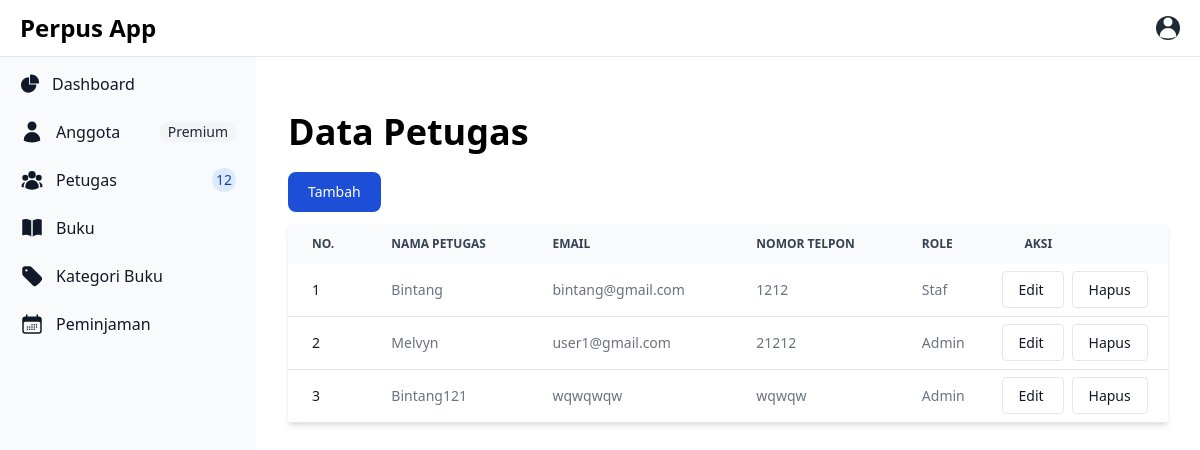
Screenshot of /petugas/index.php (signed in) with the database file from the repository.
### tables this page shows
CREATE TABLE `petugas` (
  `ID` int(11) NOT NULL,
  `NamaPetugas` varchar(255) NOT NULL,
  `Email` varchar(255) NOT NULL,
  `NomorTelp` varchar(15) NOT NULL,
  `Password` varchar(255) NOT NULL,
  `Role` enum('Admin','Staf','Karyawan') NOT NULL
);

### object/Petugas.php (called while the page is built, shortened)
<?php
    class Petugas {
        private $conn;
        private $table_name = "petugas";
        public function __construct($db) {
            $this->conn = $db;
        }
        function readAll() {
            $query = "SELECT * FROM " . $this->table_name;
            $result = $this->conn->prepare($query);
            $result->execute();
            return $result;
        }
    }
    ?>

### petugas/index.php (the view, shortened to what this page needs)
<?php
include '../config/layout.php';
include '../config/Database.php';
include '../object/Petugas.php';
$database = new Database();
$db = $database->getConnection();
$petugas = new Petugas($db);
$result = $petugas->readAll();
?>
<div class="p-4 sm:ml-64">
   <div class="p-4 mt-14">
   <h2 class="text-4xl font-extrabold dark:text-black">Data Petugas</h2>
   <a href="form-tambah.php" class="block mt-5 text-white bg-blue-700 hover:bg-
blue-800 focus:ring-4 focus:outline-none focus:ring-blue-300 font-medium
rounded-lg text-sm px-5 py-2.5 text-center inline-flex items-center me-2
dark:bg-blue-600 dark:hover:bg-blue-700 dark:focus:ring-blue-800">
Tambah
</a>
<div class="relative overflow-x-auto mt-3 shadow-md">
    <table class="w-full text-sm text-left rtl:text-right text-gray-500 dark:text-gray-400">
        <thead class="text-xs text-gray-700 uppercase bg-gray-50 dark:bg-gray-700 dark:text-gray-400">
            <tr>
                <th scope="col" class="px-6 py-3">
                    No.
                </th>
                <th scope="col" class="px-6 py-3">
                    Nama Petugas
                </th>
                <th scope="col" class="px-6 py-3">
                    Email
                </th>
                <th scope="col" class="px-6 py-3">
                    Nomor Telpon
                </th>
                <th scope="col" class="px-6 py-3">
                    Role
                </th>
                <th scope="col" class="px-6 py-3">
                    Aksi
                </th>
            </tr>
        </thead>
        <?php
        $no = 1;
        while ($row = $result->fetch(PDO::FETCH_ASSOC)){
            extract($row);
        ?>
        <tbody>
            <tr class="bg-white border-b dark:bg-gray-800 dark:border-gray-700">
            <th scope="row" class="px-6 py-4 font-medium text-gray-900 whitespace-nowrap dark:text-white">
                    <?= $no ?>
                </th>
                <td class="px-6 py-4">
                    <?= $NamaPetugas ?>
                </td>
                <td class="px-6 py-4">
                    <?= $Email ?>
                </td>
                <td class="px-6 py-4">
                    <?= $NomorTelp ?>
                </td>
                <td class="px-6 py-4">
                    <?= $Role ?>
                </td>
                <td>
                <a href="form-ubah.php?ID=<?= $ID ?>" class="px-4 py-2 text-sm font-medium text-gray-900 bg-white border border-gray-200 rounded hover:bg-gray-100 hover:text-blue-700 focus:z-10 focus:ring-2 focus:ring-blue-700 focus:text-blue-700 dark:bg-gray-700 dark:border-gray-600 dark:text-white dark:hover:text-white dark:hover:bg-gray-600 dark:focus:ring-blue-500 dark:focus:text-white">
   <button type="button">Edit</button>
</a>&nbsp;
<a onclick="confirmDelete(<?= $ID ?>)" class="px-4 py-2 text-sm font-medium text-gray-900 bg-white border border-gray-200 rounded hover:bg-gray-100 hover:text-blue-700 focus:z-10 focus:ring-2 focus:ring-blue-700 focus:text-blue-700 dark:bg-gray-700 dark:border-gray-600 dark:text-white dark:hover:text-white dark:hover:bg-gray-600 dark:focus:ring-blue-500 dark:focus:text-white" href="#">
   <button type="button">Hapus</button>
</a>
                </td>
            </tr>
        <?php
            $no += 1;
        }
        ?>
        </tbody>
    </table>
</div>
   </div>
</div>
</body>
</html>

### rows the page displays
petugas: NamaPetugas "Bintang", Email "bintang@gmail.com", NomorTelp "1212", Role "Staf"
petugas: NamaPetugas "Melvyn", Email "user1@gmail.com", NomorTelp "21212", Role "Admin"
petugas: NamaPetugas "Bintang121", Email "wqwqwqw", NomorTelp "wqwqw", Role "Admin"
